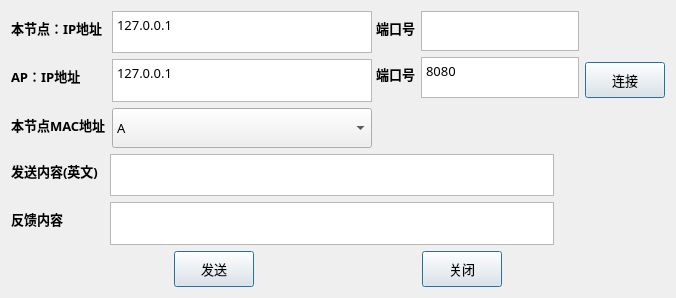
<?xml version="1.0" encoding="UTF-8"?>
<ui version="4.0">
 <author>Azeral</author>
 <class>UI_node</class>
 <widget class="QMainWindow" name="UI_node">
  <property name="geometry">
   <rect>
    <x>0</x>
    <y>0</y>
    <width>676</width>
    <height>298</height>
   </rect>
  </property>
  <property name="font">
   <font>
    <family>微软雅黑</family>
    <pointsize>10</pointsize>
   </font>
  </property>
  <property name="cursor">
   <cursorShape>ArrowCursor</cursorShape>
  </property>
  <property name="windowTitle">
   <string>节点</string>
  </property>
  <property name="windowIcon">
   <iconset resource="../../static/qrc/Node.qrc">
    <normaloff>:/icon/icon/neko.ico</normaloff>:/icon/icon/neko.ico</iconset>
  </property>
  <property name="locale">
   <locale language="Chinese" country="China"/>
  </property>
  <widget class="QWidget" name="Widget">
   <property name="enabled">
    <bool>true</bool>
   </property>
   <layout class="QGridLayout" name="gridLayout">
    <item row="0" column="0">
     <layout class="QVBoxLayout" name="main_layout" stretch="6,4,1">
      <property name="leftMargin">
       <number>0</number>
      </property>
      <property name="topMargin">
       <number>0</number>
      </property>
      <property name="rightMargin">
       <number>0</number>
      </property>
      <property name="bottomMargin">
       <number>0</number>
      </property>
      <item>
       <layout class="QHBoxLayout" name="horizon_layout_maininfo" stretch="5,3,1">
        <property name="rightMargin">
         <number>0</number>
        </property>
        <item>
         <layout class="QFormLayout" name="form_layout_ip_mac">
          <property name="formAlignment">
           <set>Qt::AlignLeading|Qt::AlignLeft|Qt::AlignVCenter</set>
          </property>
          <item row="0" column="0">
           <widget class="QLabel" name="label_IP_Cur">
            <property name="minimumSize">
             <size>
              <width>93</width>
              <height>0</height>
             </size>
            </property>
            <property name="layoutDirection">
             <enum>Qt::LeftToRight</enum>
            </property>
            <property name="text">
             <string>&lt;html&gt;&lt;head/&gt;&lt;body&gt;&lt;p&gt;&lt;span style=&quot; font-size:10pt; font-weight:700;&quot;&gt;本节点：IP地址 &lt;/span&gt;&lt;/p&gt;&lt;/body&gt;&lt;/html&gt;</string>
            </property>
            <property name="wordWrap">
             <bool>false</bool>
            </property>
           </widget>
          </item>
          <item row="0" column="1">
           <widget class="QTextEdit" name="text_IP_Cur">
            <property name="sizePolicy">
             <sizepolicy hsizetype="Preferred" vsizetype="Preferred">
              <horstretch>0</horstretch>
              <verstretch>0</verstretch>
             </sizepolicy>
            </property>
            <property name="minimumSize">
             <size>
              <width>260</width>
              <height>40</height>
             </size>
            </property>
            <property name="html">
             <string>&lt;!DOCTYPE HTML PUBLIC &quot;-//W3C//DTD HTML 4.0//EN&quot; &quot;http://www.w3.org/TR/REC-html40/strict.dtd&quot;&gt;
&lt;html&gt;&lt;head&gt;&lt;meta name=&quot;qrichtext&quot; content=&quot;1&quot; /&gt;&lt;meta charset=&quot;utf-8&quot; /&gt;&lt;style type=&quot;text/css&quot;&gt;
p, li { white-space: pre-wrap; }
hr { height: 1px; border-width: 0; }
li.unchecked::marker { content: &quot;\2610&quot;; }
li.checked::marker { content: &quot;\2612&quot;; }
&lt;/style&gt;&lt;/head&gt;&lt;body style=&quot; font-family:'微软雅黑'; font-size:10pt; font-weight:400; font-style:normal;&quot;&gt;
&lt;p style=&quot; margin-top:0px; margin-bottom:0px; margin-left:0px; margin-right:0px; -qt-block-indent:0; text-indent:0px;&quot;&gt;&lt;span style=&quot; font-family:'Noto Sans CJK HK';&quot;&gt;127.0.0.1&lt;/span&gt;&lt;/p&gt;&lt;/body&gt;&lt;/html&gt;</string>
            </property>
           </widget>
          </item>
          <item row="1" column="0">
           <widget class="QLabel" name="label_IP_AP">
            <property name="minimumSize">
             <size>
              <width>93</width>
              <height>0</height>
             </size>
            </property>
            <property name="text">
             <string>&lt;html&gt;&lt;head/&gt;&lt;body&gt;&lt;p&gt;&lt;span style=&quot; font-size:10pt; font-weight:700;&quot;&gt; AP：IP地址&lt;/span&gt;&lt;/p&gt;&lt;/body&gt;&lt;/html&gt;</string>
            </property>
            <property name="wordWrap">
             <bool>false</bool>
            </property>
           </widget>
          </item>
          <item row="1" column="1">
           <widget class="QTextEdit" name="text_IP_AP">
            <property name="enabled">
             <bool>true</bool>
            </property>
            <property name="sizePolicy">
             <sizepolicy hsizetype="Preferred" vsizetype="Preferred">
              <horstretch>0</horstretch>
              <verstretch>0</verstretch>
             </sizepolicy>
            </property>
            <property name="minimumSize">
             <size>
              <width>260</width>
              <height>40</height>
             </size>
            </property>
            <property name="html">
             <string>&lt;!DOCTYPE HTML PUBLIC &quot;-//W3C//DTD HTML 4.0//EN&quot; &quot;http://www.w3.org/TR/REC-html40/strict.dtd&quot;&gt;
&lt;html&gt;&lt;head&gt;&lt;meta name=&quot;qrichtext&quot; content=&quot;1&quot; /&gt;&lt;meta charset=&quot;utf-8&quot; /&gt;&lt;style type=&quot;text/css&quot;&gt;
p, li { white-space: pre-wrap; }
hr { height: 1px; border-width: 0; }
li.unchecked::marker { content: &quot;\2610&quot;; }
li.checked::marker { content: &quot;\2612&quot;; }
&lt;/style&gt;&lt;/head&gt;&lt;body style=&quot; font-family:'微软雅黑'; font-size:10pt; font-weight:400; font-style:normal;&quot;&gt;
&lt;p style=&quot; margin-top:0px; margin-bottom:0px; margin-left:0px; margin-right:0px; -qt-block-indent:0; text-indent:0px;&quot;&gt;&lt;span style=&quot; font-family:'Noto Sans CJK HK';&quot;&gt;127.0.0.1&lt;/span&gt;&lt;/p&gt;&lt;/body&gt;&lt;/html&gt;</string>
            </property>
           </widget>
          </item>
          <item row="2" column="0">
           <widget class="QLabel" name="label_MAC">
            <property name="minimumSize">
             <size>
              <width>93</width>
              <height>0</height>
             </size>
            </property>
            <property name="text">
             <string>&lt;html&gt;&lt;head/&gt;&lt;body&gt;&lt;p&gt;&lt;span style=&quot; font-size:10pt; font-weight:700;&quot;&gt;本节点MAC地址&lt;/span&gt;&lt;/p&gt;&lt;/body&gt;&lt;/html&gt;</string>
            </property>
            <property name="wordWrap">
             <bool>false</bool>
            </property>
           </widget>
          </item>
          <item row="2" column="1">
           <widget class="QComboBox" name="comboBox_MAC">
            <property name="sizePolicy">
             <sizepolicy hsizetype="Expanding" vsizetype="Expanding">
              <horstretch>0</horstretch>
              <verstretch>0</verstretch>
             </sizepolicy>
            </property>
            <property name="minimumSize">
             <size>
              <width>260</width>
              <height>40</height>
             </size>
            </property>
            <property name="currentIndex">
             <number>0</number>
            </property>
            <property name="maxVisibleItems">
             <number>4</number>
            </property>
            <property name="maxCount">
             <number>4</number>
            </property>
            <property name="placeholderText">
             <string/>
            </property>
            <item>
             <property name="text">
              <string>A</string>
             </property>
            </item>
            <item>
             <property name="text">
              <string>B</string>
             </property>
            </item>
            <item>
             <property name="text">
              <string>C</string>
             </property>
            </item>
            <item>
             <property name="text">
              <string>D</string>
             </property>
            </item>
           </widget>
          </item>
         </layout>
        </item>
        <item>
         <layout class="QVBoxLayout" name="vertical_layout_port" stretch="2,0">
          <property name="bottomMargin">
           <number>10</number>
          </property>
          <item>
           <layout class="QFormLayout" name="form_layout_port">
            <property name="formAlignment">
             <set>Qt::AlignLeading|Qt::AlignLeft|Qt::AlignVCenter</set>
            </property>
            <item row="0" column="0">
             <widget class="QLabel" name="label_Port_2">
              <property name="text">
               <string>&lt;html&gt;&lt;head/&gt;&lt;body&gt;&lt;p&gt;&lt;span style=&quot; font-size:10pt; font-weight:700;&quot;&gt;端口号&lt;/span&gt;&lt;/p&gt;&lt;/body&gt;&lt;/html&gt;</string>
              </property>
              <property name="wordWrap">
               <bool>false</bool>
              </property>
             </widget>
            </item>
            <item row="1" column="0">
             <widget class="QLabel" name="label_Port_1">
              <property name="text">
               <string>&lt;html&gt;&lt;head/&gt;&lt;body&gt;&lt;p&gt;&lt;span style=&quot; font-size:10pt; font-weight:700;&quot;&gt;端口号&lt;/span&gt;&lt;/p&gt;&lt;/body&gt;&lt;/html&gt;</string>
              </property>
              <property name="wordWrap">
               <bool>false</bool>
              </property>
             </widget>
            </item>
            <item row="0" column="1">
             <widget class="QTextEdit" name="text_Port_1">
              <property name="sizePolicy">
               <sizepolicy hsizetype="Preferred" vsizetype="Preferred">
                <horstretch>0</horstretch>
                <verstretch>0</verstretch>
               </sizepolicy>
              </property>
              <property name="minimumSize">
               <size>
                <width>150</width>
                <height>40</height>
               </size>
              </property>
              <property name="html">
               <string>&lt;!DOCTYPE HTML PUBLIC &quot;-//W3C//DTD HTML 4.0//EN&quot; &quot;http://www.w3.org/TR/REC-html40/strict.dtd&quot;&gt;
&lt;html&gt;&lt;head&gt;&lt;meta name=&quot;qrichtext&quot; content=&quot;1&quot; /&gt;&lt;meta charset=&quot;utf-8&quot; /&gt;&lt;style type=&quot;text/css&quot;&gt;
p, li { white-space: pre-wrap; }
hr { height: 1px; border-width: 0; }
li.unchecked::marker { content: &quot;\2610&quot;; }
li.checked::marker { content: &quot;\2612&quot;; }
&lt;/style&gt;&lt;/head&gt;&lt;body style=&quot; font-family:'微软雅黑'; font-size:10pt; font-weight:400; font-style:normal;&quot;&gt;
&lt;p style=&quot;-qt-paragraph-type:empty; margin-top:0px; margin-bottom:0px; margin-left:0px; margin-right:0px; -qt-block-indent:0; text-indent:0px; font-family:'Noto Sans CJK HK';&quot;&gt;&lt;br /&gt;&lt;/p&gt;&lt;/body&gt;&lt;/html&gt;</string>
              </property>
             </widget>
            </item>
            <item row="1" column="1">
             <widget class="QTextEdit" name="text_Port_2">
              <property name="sizePolicy">
               <sizepolicy hsizetype="Preferred" vsizetype="Preferred">
                <horstretch>0</horstretch>
                <verstretch>0</verstretch>
               </sizepolicy>
              </property>
              <property name="minimumSize">
               <size>
                <width>150</width>
                <height>40</height>
               </size>
              </property>
              <property name="html">
               <string>&lt;!DOCTYPE HTML PUBLIC &quot;-//W3C//DTD HTML 4.0//EN&quot; &quot;http://www.w3.org/TR/REC-html40/strict.dtd&quot;&gt;
&lt;html&gt;&lt;head&gt;&lt;meta name=&quot;qrichtext&quot; content=&quot;1&quot; /&gt;&lt;meta charset=&quot;utf-8&quot; /&gt;&lt;style type=&quot;text/css&quot;&gt;
p, li { white-space: pre-wrap; }
hr { height: 1px; border-width: 0; }
li.unchecked::marker { content: &quot;\2610&quot;; }
li.checked::marker { content: &quot;\2612&quot;; }
&lt;/style&gt;&lt;/head&gt;&lt;body style=&quot; font-family:'微软雅黑'; font-size:10pt; font-weight:400; font-style:normal;&quot;&gt;
&lt;p style=&quot; margin-top:0px; margin-bottom:0px; margin-left:0px; margin-right:0px; -qt-block-indent:0; text-indent:0px;&quot;&gt;&lt;span style=&quot; font-family:'Noto Sans CJK HK';&quot;&gt;8080&lt;/span&gt;&lt;/p&gt;&lt;/body&gt;&lt;/html&gt;</string>
              </property>
             </widget>
            </item>
           </layout>
          </item>
          <item>
           <spacer name="verticalSpacer_port">
            <property name="orientation">
             <enum>Qt::Vertical</enum>
            </property>
            <property name="sizeHint" stdset="0">
             <size>
              <width>20</width>
              <height>40</height>
             </size>
            </property>
           </spacer>
          </item>
         </layout>
        </item>
        <item>
         <layout class="QVBoxLayout" name="vertical_layout_connect" stretch="2,1,2">
          <item>
           <spacer name="verticalSpacer_connect_2">
            <property name="orientation">
             <enum>Qt::Vertical</enum>
            </property>
            <property name="sizeHint" stdset="0">
             <size>
              <width>20</width>
              <height>40</height>
             </size>
            </property>
           </spacer>
          </item>
          <item>
           <widget class="QPushButton" name="button_Connect">
            <property name="sizePolicy">
             <sizepolicy hsizetype="Fixed" vsizetype="Preferred">
              <horstretch>0</horstretch>
              <verstretch>0</verstretch>
             </sizepolicy>
            </property>
            <property name="minimumSize">
             <size>
              <width>80</width>
              <height>36</height>
             </size>
            </property>
            <property name="text">
             <string>连接</string>
            </property>
            <property name="default">
             <bool>true</bool>
            </property>
            <property name="flat">
             <bool>false</bool>
            </property>
           </widget>
          </item>
          <item>
           <spacer name="verticalSpacer_connect_1">
            <property name="orientation">
             <enum>Qt::Vertical</enum>
            </property>
            <property name="sizeHint" stdset="0">
             <size>
              <width>20</width>
              <height>40</height>
             </size>
            </property>
           </spacer>
          </item>
         </layout>
        </item>
       </layout>
      </item>
      <item>
       <layout class="QFormLayout" name="form_layout_send_receive">
        <property name="labelAlignment">
         <set>Qt::AlignLeading|Qt::AlignLeft|Qt::AlignVCenter</set>
        </property>
        <property name="formAlignment">
         <set>Qt::AlignLeading|Qt::AlignLeft|Qt::AlignVCenter</set>
        </property>
        <item row="0" column="0">
         <widget class="QLabel" name="label_Content_Send">
          <property name="minimumSize">
           <size>
            <width>93</width>
            <height>0</height>
           </size>
          </property>
          <property name="text">
           <string>&lt;html&gt;&lt;head/&gt;&lt;body&gt;&lt;p&gt;&lt;span style=&quot; font-size:10pt; font-weight:700;&quot;&gt;发送内容(英文)&lt;/span&gt;&lt;/p&gt;&lt;/body&gt;&lt;/html&gt;</string>
          </property>
          <property name="wordWrap">
           <bool>false</bool>
          </property>
         </widget>
        </item>
        <item row="0" column="1">
         <layout class="QHBoxLayout" name="horizon_layout_send" stretch="4,1">
          <item>
           <widget class="QTextEdit" name="text_Send">
            <property name="minimumSize">
             <size>
              <width>400</width>
              <height>40</height>
             </size>
            </property>
           </widget>
          </item>
          <item>
           <spacer name="horizontalSpacer_send">
            <property name="orientation">
             <enum>Qt::Horizontal</enum>
            </property>
            <property name="sizeHint" stdset="0">
             <size>
              <width>40</width>
              <height>20</height>
             </size>
            </property>
           </spacer>
          </item>
         </layout>
        </item>
        <item row="1" column="0">
         <widget class="QLabel" name="label_Content_Receive">
          <property name="minimumSize">
           <size>
            <width>93</width>
            <height>0</height>
           </size>
          </property>
          <property name="text">
           <string>&lt;html&gt;&lt;head/&gt;&lt;body&gt;&lt;p&gt;&lt;span style=&quot; font-size:10pt; font-weight:700;&quot;&gt;反馈内容&lt;/span&gt;&lt;/p&gt;&lt;/body&gt;&lt;/html&gt;</string>
          </property>
          <property name="wordWrap">
           <bool>false</bool>
          </property>
         </widget>
        </item>
        <item row="1" column="1">
         <layout class="QHBoxLayout" name="horizon_layout_receive_2" stretch="4,1">
          <item>
           <widget class="QTextEdit" name="text_Receive">
            <property name="minimumSize">
             <size>
              <width>400</width>
              <height>40</height>
             </size>
            </property>
           </widget>
          </item>
          <item>
           <spacer name="horizontalSpacer_receive">
            <property name="orientation">
             <enum>Qt::Horizontal</enum>
            </property>
            <property name="sizeHint" stdset="0">
             <size>
              <width>40</width>
              <height>20</height>
             </size>
            </property>
           </spacer>
          </item>
         </layout>
        </item>
       </layout>
      </item>
      <item>
       <layout class="QHBoxLayout" name="horizon_layout_button_2">
        <item>
         <spacer name="horizontalSpacer_button_2">
          <property name="orientation">
           <enum>Qt::Horizontal</enum>
          </property>
          <property name="sizeHint" stdset="0">
           <size>
            <width>40</width>
            <height>20</height>
           </size>
          </property>
         </spacer>
        </item>
        <item>
         <widget class="QPushButton" name="button_Send">
          <property name="sizePolicy">
           <sizepolicy hsizetype="Fixed" vsizetype="Preferred">
            <horstretch>0</horstretch>
            <verstretch>0</verstretch>
           </sizepolicy>
          </property>
          <property name="minimumSize">
           <size>
            <width>0</width>
            <height>36</height>
           </size>
          </property>
          <property name="text">
           <string>发送</string>
          </property>
          <property name="default">
           <bool>true</bool>
          </property>
          <property name="flat">
           <bool>false</bool>
          </property>
         </widget>
        </item>
        <item>
         <spacer name="horizontalSpacer_button_1">
          <property name="orientation">
           <enum>Qt::Horizontal</enum>
          </property>
          <property name="sizeHint" stdset="0">
           <size>
            <width>40</width>
            <height>20</height>
           </size>
          </property>
         </spacer>
        </item>
        <item>
         <widget class="QPushButton" name="button_Close">
          <property name="sizePolicy">
           <sizepolicy hsizetype="Fixed" vsizetype="Preferred">
            <horstretch>0</horstretch>
            <verstretch>0</verstretch>
           </sizepolicy>
          </property>
          <property name="minimumSize">
           <size>
            <width>80</width>
            <height>36</height>
           </size>
          </property>
          <property name="text">
           <string>关闭</string>
          </property>
          <property name="autoDefault">
           <bool>false</bool>
          </property>
          <property name="default">
           <bool>true</bool>
          </property>
          <property name="flat">
           <bool>false</bool>
          </property>
         </widget>
        </item>
        <item>
         <spacer name="horizontalSpacer_button_3">
          <property name="orientation">
           <enum>Qt::Horizontal</enum>
          </property>
          <property name="sizeHint" stdset="0">
           <size>
            <width>40</width>
            <height>20</height>
           </size>
          </property>
         </spacer>
        </item>
       </layout>
      </item>
     </layout>
    </item>
   </layout>
  </widget>
 </widget>
 <layoutdefault spacing="6" margin="11"/>
 <tabstops>
  <tabstop>button_Connect</tabstop>
 </tabstops>
 <resources>
  <include location="../../static/qrc/Node.qrc"/>
 </resources>
 <connections>
  <connection>
   <sender>button_Close</sender>
   <signal>clicked()</signal>
   <receiver>UI_node</receiver>
   <slot>close()</slot>
   <hints>
    <hint type="sourcelabel">
     <x>345</x>
     <y>276</y>
    </hint>
    <hint type="destinationlabel">
     <x>304</x>
     <y>157</y>
    </hint>
   </hints>
  </connection>
 </connections>
</ui>
